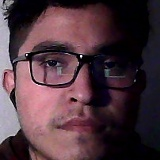
#> input picture reconocimientofacial1/fotos/imagen_0.jpg, 160 x 160 px, given in place of the camera
$ python capaentrada.py
#> lines starting #> are read from the running program, lines starting #| are printed output that depends on the picture
import cv2 as cv
import os
import imutils
modelo='FotosFranklin'
ruta1='E:/Proyectos Python/curso/reconocimientofacial1/Data'
rutacompleta = ruta1 + '/'+ modelo
if not os.path.exists(rutacompleta):
    os.makedirs(rutacompleta)


camara=cv.VideoCapture(0)
ruidos=cv.CascadeClassifier('E:\Proyectos Python\curso\entrenamientos opencv ruidos\opencv-master\data\haarcascades\haarcascade_frontalface_default.xml')
id=0
while True:
    respuesta,captura=camara.read()
#> captura is the input picture: shape (160, 160, 3); mean B, G, R 62.8, 54.7, 78.7
    if respuesta==False:break
    captura=imutils.resize(captura,width=640)
#> captura: shape (640, 640, 3)

    grises=cv.cvtColor(captura, cv.COLOR_BGR2GRAY)
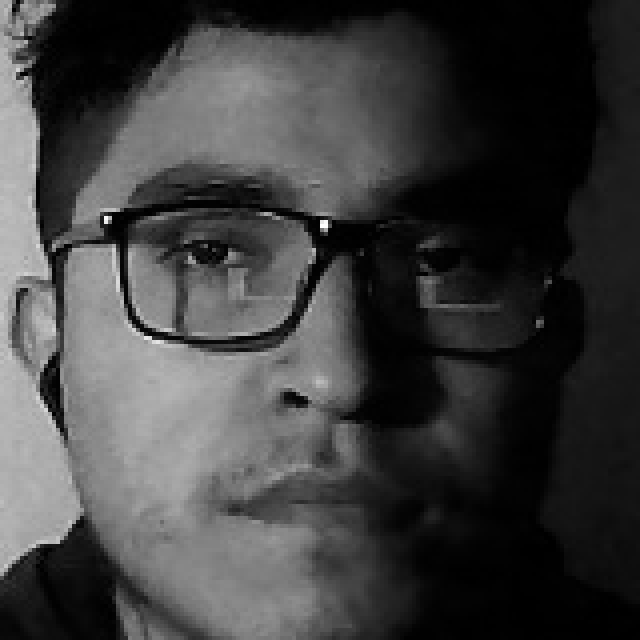
#> grises: shape (640, 640); min 0, max 254, mean 62.8
    idcaptura=captura.copy()

    cara=ruidos.detectMultiScale(grises,1.3,5)
#> cara = [[244, 354, 148, 148], [33, 37, 559, 559]]

    for(x,y,e1,e2) in cara:
        cv.rectangle(captura, (x,y), (x+e1,y+e2), (0,255,0),2)
        rostrocapturado=idcaptura[y:y+e2,x:x+e1]
        rostrocapturado=cv.resize(rostrocapturado, (160,160),interpolation=cv.INTER_CUBIC)
        cv.imwrite(rutacompleta+'/imagen_{}.jpg'.format(id), rostrocapturado)
        id=id+1
#> this loop made 2 passes
#> (x, y, e1, e2, id) on passes 1 to 2: (244, 354, 148, 148, 1), (33, 37, 559, 559, 2)
#> pass 1, `rostrocapturado=idcaptura[y:y+e2,x:x+e1]`:
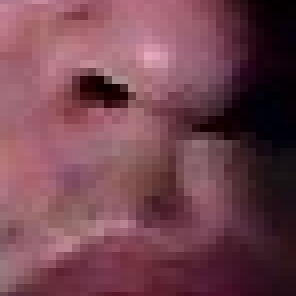
#> rostrocapturado: shape (148, 148, 3) (shown 2 times larger); mean B, G, R 80.4, 69.2, 115.4
#> pass 2, `rostrocapturado=idcaptura[y:y+e2,x:x+e1]`:
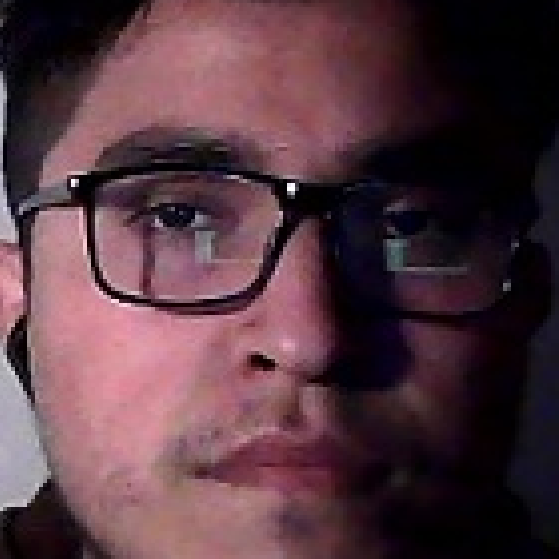
#> rostrocapturado: shape (559, 559, 3); mean B, G, R 64.6, 56.3, 84.8
#> pass 2, `rostrocapturado=cv.resize(rostrocapturado, (160,160),interpolation=cv...`:
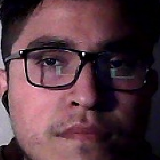
#> rostrocapturado: shape (160, 160, 3); mean B, G, R 64.7, 56.4, 84.9
#> after the loop:
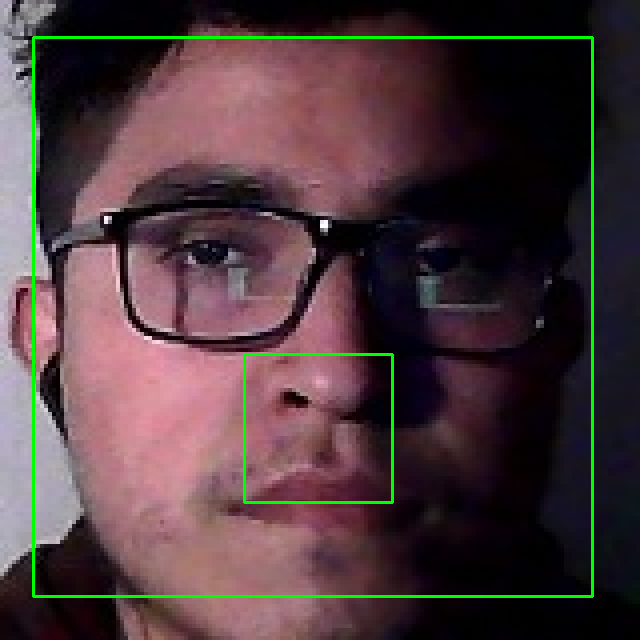
#> captura: shape (640, 640, 3); mean B, G, R 61.5, 58.8, 77.2
#> after the loop, id = 2

    cv.imshow("Resultado rostro", captura)

    if id==350:
        break
camara.release()
cv.destroyAllWindows()

$ run again, on reconocimientofacial1/fotos/imagen_1.jpg
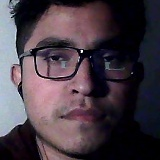
#> input picture reconocimientofacial1/fotos/imagen_1.jpg, 160 x 160 px, given in place of the camera
#> captura is the input picture: shape (160, 160, 3); mean B, G, R 69.6, 60.5, 72.1
#> cara = [[253, 321, 138, 138], [37, 13, 559, 559]]
#> the loop `for(x,y,e1,e2) in cara:` made 2 passes
#> (x, y, e1, e2, id) on passes 1 to 2: (253, 321, 138, 138, 1), (37, 13, 559, 559, 2)
#> pass 1, `rostrocapturado=idcaptura[y:y+e2,x:x+e1]`:
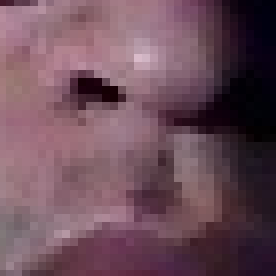
#> rostrocapturado: shape (138, 138, 3) (shown 2 times larger); mean B, G, R 90.3, 78.2, 108.8
#> after the loop `for(x,y,e1,e2) in cara:`:
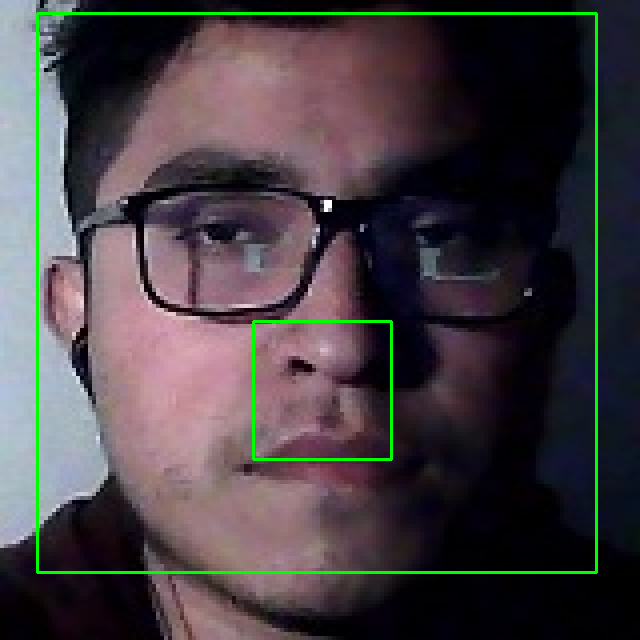
#> captura: shape (640, 640, 3); mean B, G, R 68.1, 64.4, 70.7
#> after the loop `for(x,y,e1,e2) in cara:`: id = 2

$ run again, on reconocimientofacial1/fotos/imagen_10.jpg
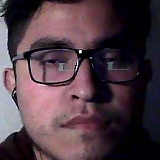
#> input picture reconocimientofacial1/fotos/imagen_10.jpg, 160 x 160 px, given in place of the camera
#> captura is the input picture: shape (160, 160, 3); mean B, G, R 68.5, 59.7, 79.5
#> cara = [[251, 340, 150, 150], [17, 23, 559, 559]]
#> the loop `for(x,y,e1,e2) in cara:` made 2 passes
#> (x, y, e1, e2, id) on passes 1 to 2: (251, 340, 150, 150, 1), (17, 23, 559, 559, 2)
#> pass 1, `rostrocapturado=idcaptura[y:y+e2,x:x+e1]`:
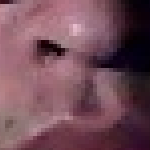
#> rostrocapturado: shape (150, 150, 3); mean B, G, R 89, 77.8, 116
#> after the loop `for(x,y,e1,e2) in cara:`:
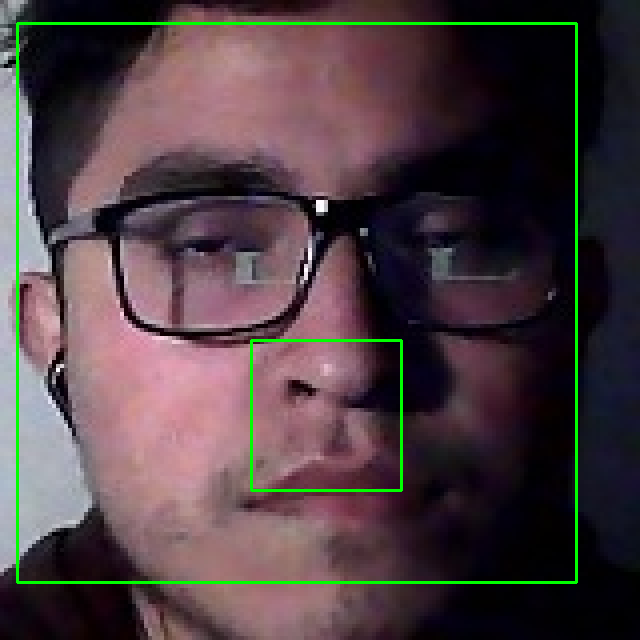
#> captura: shape (640, 640, 3); mean B, G, R 67.1, 63.8, 78
#> after the loop `for(x,y,e1,e2) in cara:`: id = 2
